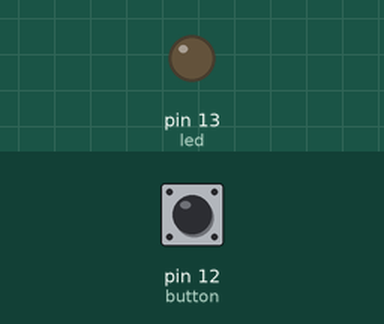
Simulated run of this sketch. Board: Arduino Uno, built with avr-gcc and run on an emulated ATmega328P. On the bench: output pins drawn as LEDs (lit = HIGH). Dashed ring = blinking. The test bench sets the inputs (shaded band); at power-on: pin 12 (button) LOW.

Above: at 1.4 s.
1.5 s: pin 12 (button) pulled HIGH for 0.35 s
At 1.57 s:
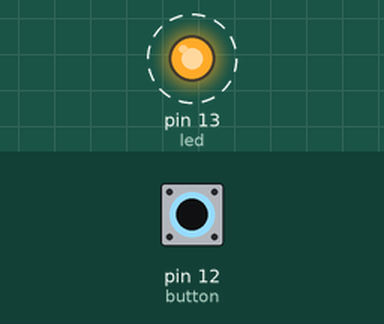
3.4 s: pin 12 (button) pulled HIGH for 3.2 s
At 7.2 s:
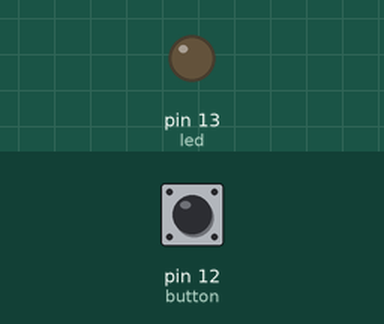
Timing chart, 0 to 8.7 s (numbered marks = the images above; inputs shaded):
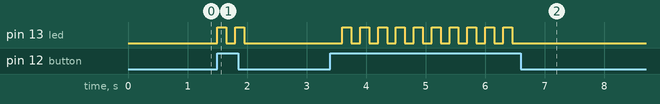

The sketch:

flashbutton.ino
```cpp
int led = 13;
int button = 12;

void setup () {
  pinMode(led, OUTPUT);
  pinMode(button, INPUT);
}

void loop () {
  if (digitalRead(button)) {
   digitalWrite(led, HIGH);
  }
  delay(150);
  digitalWrite(led, LOW);
  delay(150);
}
```

Measured:
- after the input at 1.5 s, pin 13 (led): alternates HIGH for 0.15 s and LOW for 0.15 s, 4 changes in all, then stays LOW, starting at once
- after the input at 3.4 s, pin 13 (led): alternates HIGH for 0.15 s and LOW for 0.15 s, 20 changes in all, then stays LOW, starting after 0.20 s
